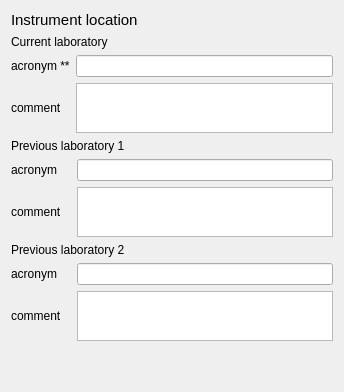
      <widget class="QWidget" name="tab_2">
       <attribute name="title">
        <string>2 Location</string>
       </attribute>
       <layout class="QVBoxLayout" name="verticalLayout_2">
        <item>
         <widget class="QLabel" name="label_46">
          <property name="font">
           <font>
            <pointsize>11</pointsize>
           </font>
          </property>
          <property name="text">
           <string>Instrument location</string>
          </property>
         </widget>
        </item>
        <item>
         <widget class="QLabel" name="label_25">
          <property name="text">
           <string>Current laboratory</string>
          </property>
         </widget>
        </item>
        <item>
         <layout class="QGridLayout" name="gridLayout_4">
          <item row="1" column="1">
           <widget class="QTextEdit" name="lab_current_comment">
            <property name="maximumSize">
             <size>
              <width>16777215</width>
              <height>50</height>
             </size>
            </property>
            <property name="toolTip">
             <string>&lt;html&gt;&lt;head/&gt;&lt;body&gt;&lt;p&gt;Additional information: years, where it was before ...&lt;/p&gt;&lt;/body&gt;&lt;/html&gt;</string>
            </property>
           </widget>
          </item>
          <item row="1" column="0">
           <widget class="QLabel" name="label_9">
            <property name="font">
             <font>
              <pointsize>9</pointsize>
             </font>
            </property>
            <property name="toolTip">
             <string>&lt;html&gt;&lt;head/&gt;&lt;body&gt;&lt;p&gt;Additional information: years, where it was before ...&lt;/p&gt;&lt;/body&gt;&lt;/html&gt;</string>
            </property>
            <property name="text">
             <string>comment</string>
            </property>
           </widget>
          </item>
          <item row="0" column="1">
           <widget class="QLineEdit" name="lab_current_acronym">
            <property name="toolTip">
             <string>&lt;html&gt;&lt;head/&gt;&lt;body&gt;&lt;p&gt;Acronym of the laboratory where the instrument was located&lt;/p&gt;&lt;/body&gt;&lt;/html&gt;</string>
            </property>
           </widget>
          </item>
          <item row="0" column="0">
           <widget class="QLabel" name="label_6">
            <property name="font">
             <font>
              <pointsize>9</pointsize>
             </font>
            </property>
            <property name="toolTip">
             <string>&lt;html&gt;&lt;head/&gt;&lt;body&gt;&lt;p&gt;&lt;span style=&quot; font-size:10pt;&quot;&gt;Acronym of the laboratory where the instrument is located&lt;/span&gt;&lt;/p&gt;&lt;/body&gt;&lt;/html&gt;</string>
            </property>
            <property name="text">
             <string>acronym **</string>
            </property>
           </widget>
          </item>
         </layout>
        </item>
        <item>
         <widget class="QLabel" name="label_27">
          <property name="text">
           <string>Previous laboratory 1</string>
          </property>
         </widget>
        </item>
        <item>
         <layout class="QGridLayout" name="gridLayout_5">
          <item row="1" column="1">
           <widget class="QTextEdit" name="lab_previous_1_comment">
            <property name="maximumSize">
             <size>
              <width>16777215</width>
              <height>50</height>
             </size>
            </property>
            <property name="toolTip">
             <string>&lt;html&gt;&lt;head/&gt;&lt;body&gt;&lt;p&gt;Additional information: years, where it was before ...&lt;/p&gt;&lt;/body&gt;&lt;/html&gt;</string>
            </property>
           </widget>
          </item>
          <item row="1" column="0">
           <widget class="QLabel" name="label_10">
            <property name="font">
             <font>
              <pointsize>9</pointsize>
             </font>
            </property>
            <property name="toolTip">
             <string>&lt;html&gt;&lt;head/&gt;&lt;body&gt;&lt;p&gt;Additional information: years, where it was before ...&lt;/p&gt;&lt;/body&gt;&lt;/html&gt;</string>
            </property>
            <property name="text">
             <string>comment</string>
            </property>
           </widget>
          </item>
          <item row="0" column="1">
           <widget class="QLineEdit" name="lab_previous_1_acronym">
            <property name="toolTip">
             <string>&lt;html&gt;&lt;head/&gt;&lt;body&gt;&lt;p&gt;Acronym of the laboratory where the instrument was located&lt;/p&gt;&lt;/body&gt;&lt;/html&gt;</string>
            </property>
           </widget>
          </item>
          <item row="0" column="0">
           <widget class="QLabel" name="label_7">
            <property name="font">
             <font>
              <pointsize>9</pointsize>
             </font>
            </property>
            <property name="toolTip">
             <string>&lt;html&gt;&lt;head/&gt;&lt;body&gt;&lt;p&gt;Acronym of the laboratory where the instrument was located&lt;/p&gt;&lt;/body&gt;&lt;/html&gt;</string>
            </property>
            <property name="text">
             <string>acronym    </string>
            </property>
           </widget>
          </item>
         </layout>
        </item>
        <item>
         <widget class="QLabel" name="label_29">
          <property name="text">
           <string>Previous laboratory 2</string>
          </property>
         </widget>
        </item>
        <item>
         <layout class="QGridLayout" name="gridLayout_6">
          <item row="1" column="1">
           <widget class="QTextEdit" name="lab_previous_2_comment">
            <property name="maximumSize">
             <size>
              <width>16777215</width>
              <height>50</height>
             </size>
            </property>
            <property name="toolTip">
             <string>&lt;html&gt;&lt;head/&gt;&lt;body&gt;&lt;p&gt;Additional information: years, where it was before ...&lt;/p&gt;&lt;/body&gt;&lt;/html&gt;</string>
            </property>
           </widget>
          </item>
          <item row="1" column="0">
           <widget class="QLabel" name="label_11">
            <property name="font">
             <font>
              <pointsize>9</pointsize>
             </font>
            </property>
            <property name="toolTip">
             <string>&lt;html&gt;&lt;head/&gt;&lt;body&gt;&lt;p&gt;Additional information: years, where it was before ...&lt;/p&gt;&lt;/body&gt;&lt;/html&gt;</string>
            </property>
            <property name="text">
             <string>comment</string>
            </property>
           </widget>
          </item>
          <item row="0" column="1">
           <widget class="QLineEdit" name="lab_previous_2_acronym">
            <property name="toolTip">
             <string>&lt;html&gt;&lt;head/&gt;&lt;body&gt;&lt;p&gt;Acronym of the laboratory where the instrument was located&lt;/p&gt;&lt;/body&gt;&lt;/html&gt;</string>
            </property>
           </widget>
          </item>
          <item row="0" column="0">
           <widget class="QLabel" name="label_8">
            <property name="font">
             <font>
              <pointsize>9</pointsize>
             </font>
            </property>
            <property name="toolTip">
             <string>&lt;html&gt;&lt;head/&gt;&lt;body&gt;&lt;p&gt;Acronym of the laboratory where the instrument was located&lt;/p&gt;&lt;/body&gt;&lt;/html&gt;</string>
            </property>
            <property name="text">
             <string>acronym    </string>
            </property>
           </widget>
          </item>
         </layout>
        </item>
        <item>
         <spacer name="verticalSpacer_2">
          <property name="orientation">
           <enum>Qt::Vertical</enum>
          </property>
          <property name="sizeHint" stdset="0">
           <size>
            <width>20</width>
            <height>40</height>
           </size>
          </property>
         </spacer>
        </item>
       </layout>
      </widget>
